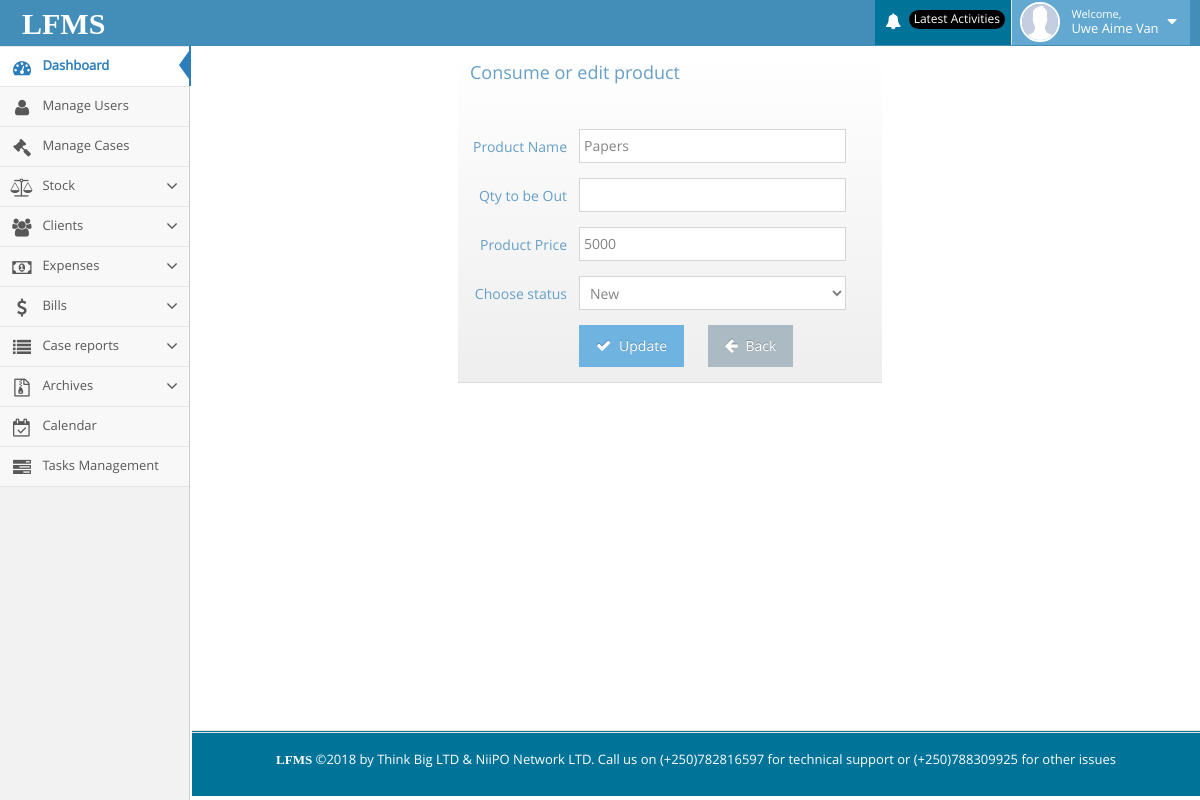
/lfms/edit_product.php?product_id=3 (signed in), run on the app's committed database.
### tables this page shows
CREATE TABLE IF NOT EXISTS `permission` (
  `id` int(11) NOT NULL AUTO_INCREMENT,
  `user_id` varchar(100) NOT NULL,
  `permissions` varchar(200) NOT NULL,
  PRIMARY KEY (`id`)
);

CREATE TABLE IF NOT EXISTS `products` (
  `id` int(11) NOT NULL AUTO_INCREMENT,
  `name` varchar(200) NOT NULL,
  `open_qty` varchar(250) NOT NULL,
  `minimum_qty` varchar(200) NOT NULL,
  `price` varchar(200) NOT NULL,
  `status` varchar(200) NOT NULL,
  `category` varchar(200) NOT NULL,
  `date` date NOT NULL,
  PRIMARY KEY (`id`)
);

### lfms/edit_product.php (the view, shortened to what this page needs)
<?php include("include/header.php"); ?>
<?php
if (isset($_GET['product_id'])) {
    $product_id = mysqli_real_escape_string($db, $_GET['product_id']);
}
?>
<div class="container" style="margin-right: 50px;width: 80%;">
    <div class="page-content">
        <div class="col-xs-12 col-sm-12 col-md-6 col-md-offset-3">
            <div class="widget-header" style="background-color:  #ff9999;">
                <h4 class="widget-title">Consume or edit product</h4>
                <br><br><br>
                <?php
                $select = "SELECT * FROM products WHERE id = '" . $product_id . "'";
                $result = mysqli_query($db, $select);
                while ($row = mysqli_fetch_array($result)) {
                    $name = $row['name'];
                    $price = $row['price'];
                    ?>
                    <form class="form-horizontal" role="form" method="POST">
                        <div class="form-group">
                            <label class="col-sm-3 control-label no-padding-right" for="form-field-1"> Product
                                Name </label>
                            <div class="col-sm-8">
                                <input type="text" id="form-field-1" name="name" class="form-control"
                                       value="<?php echo $name; ?>"/>
                            </div>
                        </div>
                        <div class="form-group">
                            <label class="col-sm-3 control-label no-padding-right" for="form-field-2"> Qty to be
                                Out</label>
                            <div class="col-sm-8">
                                <input type="text" id="form-field-2" name="out" class="form-control"/>
                            </div>
                        </div>
                        <div class="form-group">
                            <label class="col-sm-3 control-label no-padding-right" for="form-field-2"> Product
                                Price </label>
                            <div class="col-sm-8">
                                <input type="text" id="form-field-2" name="price" class="form-control"
                                       value="<?php echo $price; ?>"/>
                            </div>
                        </div>
                        <div class="form-group">
                            <label class="col-sm-3 control-label no-padding-right" for="form-field-2">Choose
                                status </label>
                            <div class="col-sm-8">
                                <select class="form-control" name="status" id="form-field-2">
                                    <option>New</option>
                                </select>
                            </div>
                        </div>
                        <div class="form-group">
                            <div class="col-md-offset-3 col-md-9">
                                <button class="btn btn-info" type="submit" name="update">
                                    <i class="ace-icon fa fa-check bigger-110"></i>
                                    Update
                                </button>
                                <a href="add_stock.php" class="btn" type="reset">
                                    <i class="ace-icon fa fa-arrow-left bigger-110"></i>
                                    Back
                                </a>
                            </div>
                        </div>
                    </form>
                <?php } ?>
            </div>
        </div>
    </div>
</div>
<?php include("include/footer.php"); ?>

### lfms/include/header.php (shortened to what this page needs)
<?php include("include/connection.php"); ?>
<!DOCTYPE html>
<html lang="en">
<head>
    <link rel="stylesheet" href="assets/css/bootstrap.min.css"/>
    <link rel="stylesheet" href="assets/font-awesome/4.5.0/css/font-awesome.min.css"/>
    <link rel="stylesheet" href="assets/css/ace.min.css" class="ace-maican-stylesheet" id="main-ace-style"/>
    <link rel="stylesheet" href="assets/css/ace-skins.min.css"/>
    <link rel="stylesheet" href="assets/css/ace-rtl.min.css"/>
</head>
<body class="no-skin">
<div id="navbar" class="navbar navbar-default ace-save-state">
    <div class="navbar-container ace-save-state" id="navbar-container">
        <div class="navbar-header pull-left">
            <a href="home.php" class="navbar-brand" style="margin-top:4px;">
                <small>
                    <span style="color:#fff;font-weight:bold;font-family:century gothic;font-size:30px;">LFMS</span>
                </small>
            </a>
        </div>
        <div class="navbar-buttons navbar-header pull-right" role="navigation">
            <ul class="nav ace-nav">
                <?php
                if (isset($_SESSION['user_id'])) {
                    $user_id = $_SESSION['user_id'];
                    $username = $_SESSION['username'];
                    ?>
                    <li class="purple dropdown-modal">
                        <a data-toggle="dropdown" class="dropdown-toggle" href="#" style="background-color: #007399;">
                            <i class="ace-icon fa fa-bell icon-animated-bell"></i>
                            <span class="badge badge-important" style="background-color: #000;">Latest Activities</span>
                        </a>
                    </li>
                    <li class="light-blue dropdown-modal">
                        <a data-toggle="dropdown" href="#" class="dropdown-toggle">
                            <img class="nav-user-photo" src="images/a.jpg" alt="Username"/>
                            <span class="user-info">
                                    <small>Welcome,</small>
                                <?php echo $username; ?>
                                </span>
                            <i class="ace-icon fa fa-caret-down"></i>
                        </a>
                    </li>
                <?php } ?>
            </ul>
        </div>
    </div>
</div>
<div class="main-container ace-save-state" id="main-container">
    <div id="sidebar" class="sidebar responsive ace-save-state">
        <ul class="nav nav-list">
            <li class="active">
                <a href="home.php">
                    <i class="menu-icon fa fa-tachometer"></i>
                    <span class="menu-text"> Dashboard </span>
                </a>
            </li>
            <?php
            $select_all_permission = "SELECT * FROM permission WHERE `user_id` = '" . $user_id . "'";
            $result_all_permission = mysqli_query($db, $select_all_permission);
            while ($row_all = mysqli_fetch_array($result_all_permission)) {
                $permission_all = $row_all['permissions'];
                if ($permission_all == 2) {
                    ?>
                    <li class="">
                        <a href="super_lawyer_page.php">
                            <i class="menu-icon fa fa-user"></i>
                            <span class="menu-text"> Manage Users </span>
                        </a>
                    </li>
                <?php } elseif ($permission_all == 3) {
                    ?>
                    <li class="">
                        <a href="my_case.php">
                            <i class="menu-icon fa fa-legal"></i>
                            <span class="menu-text"> Manage Cases </span>
                        </a>
                    </li>
                <?php } elseif ($permission_all == 5) {
                    ?>
                    <li class="">
                        <a href="#" class="dropdown-toggle">
                            <i class="menu-icon fa fa-group"></i>
                            <span class="menu-text"> Clients </span>
                            <b class="arrow fa fa-angle-down"></b>
                        </a>
                    </li>
                    <?php
                } elseif ($permission_all == 4) {
                    ?>
                    <li class="">
                        <a href="#" class="dropdown-toggle">
                            <i class="menu-icon fa fa-balance-scale"></i>
                            <span class="menu-text"> Stock</span>
                            <b class="arrow fa fa-angle-down"></b>
                        </a>
                    </li>
                    <?php
                } elseif ($permission_all == 6) {
                    ?>
                    <li class="">
                        <a href="#" class="dropdown-toggle">
                            <i class="menu-icon fa fa-money"></i>
                            <span class="menu-text"> Expenses</span>
                            <b class="arrow fa fa-angle-down"></b>
                        </a>
                    </li>
                    <?php
                } elseif ($permission_all == 7) {
                    ?>
                    <li class="">
                        <a href="#" class="dropdown-toggle">
                            <i class="menu-icon fa fa-dollar"></i>
                            <span class="menu-text"> Bills </span>
                            <b class="arrow fa fa-angle-down"></b>
                        </a>
                    </li>
                    <?php
                } elseif ($permission_all == 8) {
                    ?>
                    <li class="">
                        <a href="#" class="dropdown-toggle">
                            <i class="menu-icon fa fa-list"></i>
                            <span class="menu-text"> Case reports </span>
                            <b class="arrow fa fa-angle-down"></b>
                        </a>
                    </li>
                    <li class="">
                        <a href="#" class="dropdown-toggle">
                            <i class="menu-icon fa fa-file-archive-o"></i>
                            <span class="menu-text"> Archives </span>
                            <b class="arrow fa fa-angle-down"></b>
                        </a>
                    </li>
                <?php } elseif ($permission_all == 9) {
                    ?>
                    <li class="">
                        <a href="calendar.php">
                            <i class="menu-icon fa fa-calendar-check-o"></i>
                            <span class="menu-text"> Calendar </span>
                        </a>
                    </li>
                <?php } elseif ($permission_all == 10) {
                    ?>
                    <li class="">
                        <a href="tasks.php">
                            <i class="menu-icon fa fa-tasks"></i>
                            <span class="menu-text"> Tasks Management </span>
                        </a>
                    </li>
                <?php }
            } ?>
        </ul>
    </div>
</div>
</body>
</html>

### data on the page
permission: permissions "2" (drawn)
permission: permissions "3" (drawn)
permission: permissions "4" (drawn)
permission: permissions "5" (drawn)
permission: permissions "6" (drawn)
permission: permissions "7" (drawn)
permission: permissions "8" (drawn)
permission: permissions "9" (drawn)
permission: permissions "10" (drawn)
products: name "Papers", price "5000"

### other printed values
$username "Uwe Aime Van"
